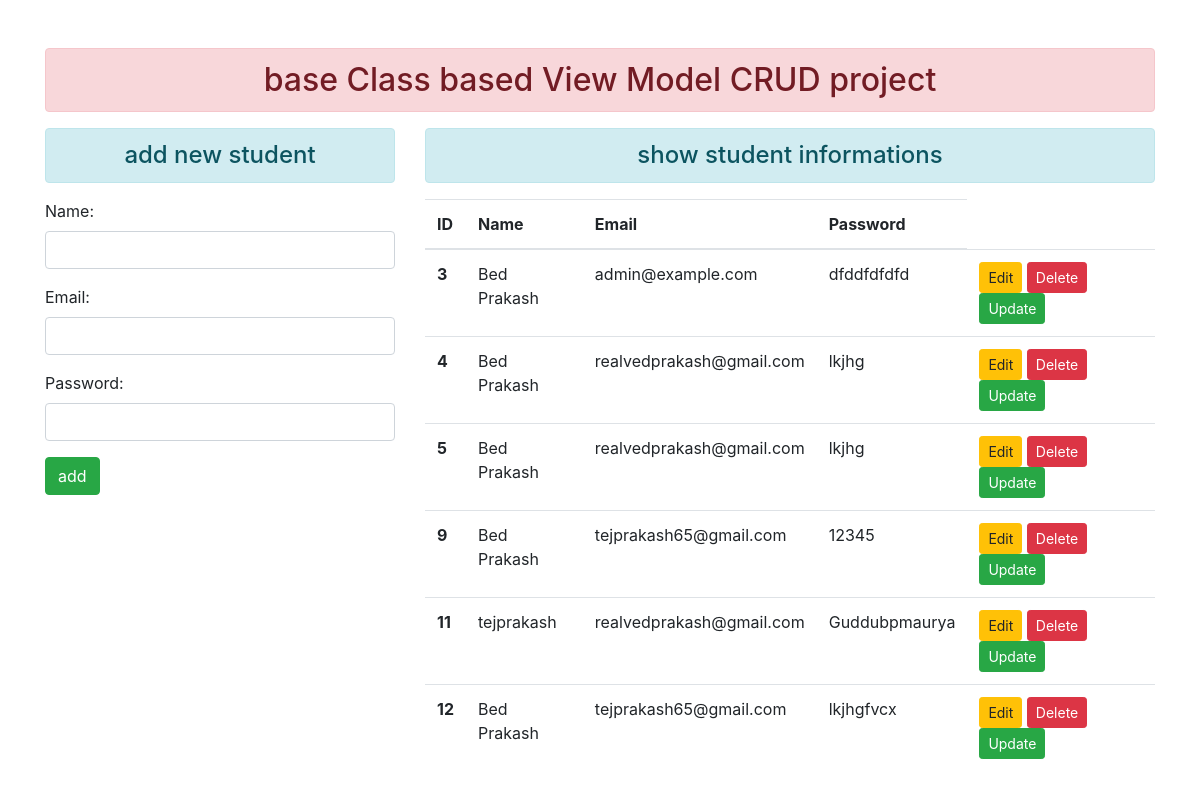
Before: / with the older database file.
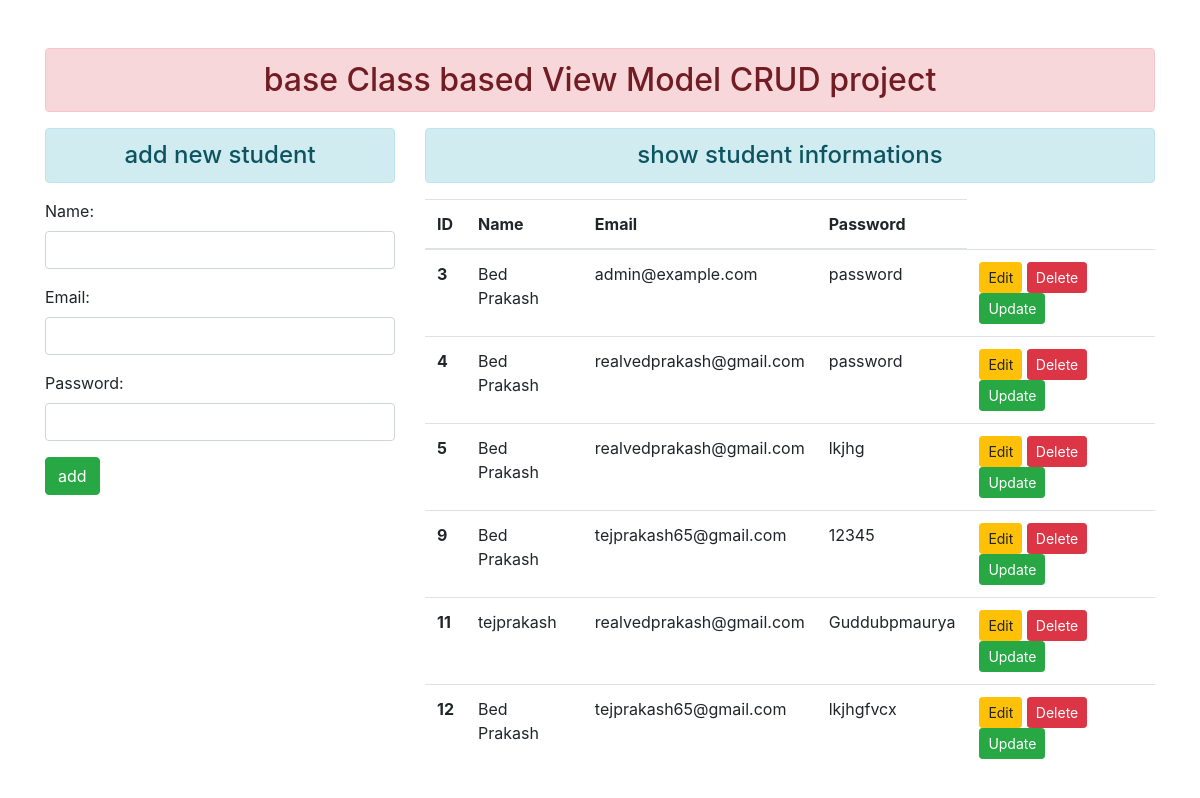
After: the same page with the newer database file.
### Crud/models.py (models this page shows)
class User(models.Model):
    name = models.CharField(max_length=45)
    email = models.EmailField( max_length=254)
    password = models.CharField(max_length=34)

### Crud/views.py (the view, shortened to what this page needs)
# urls.py: path('',views.UserAddShowView.as_view(), name='index'),
class UserAddShowView(TemplateView):
    template_name = 'crud/addandshow.html'
    def get_context_data(self, *args, **kwargs):
            context = super().get_context_data(**kwargs)
            fm = StudentRegistration()
            stud = User.objects.all()
            context = {'stud':stud,'form':fm}
            return context

### Crud/forms.py
class StudentRegistration(forms.ModelForm):
    class Meta:
        model = User
        fields = ['name','email','password']
        widgets={
            'name':forms.TextInput(attrs={'class':'form-control'}),
            'email':forms.EmailInput(attrs={'class':'form-control'}),
            'password':forms.PasswordInput(render_value=True,attrs={ 'class':'form-control'}),
        }

### Crud/templates/crud/addandshow.html (shortened to what this page needs)
{% extends 'crud/base.html' %} {% block content %}
<div class="row">
  <div class="col-sm-4">
    <h4 class="text-center alert alert-info">add new student</h4>
    <form action="" method="POST">
      {% csrf_token %} {{form.as_p}}
      <input type="submit" class="btn btn-success" value="add" />
    </form>
  </div>
  <div class="col-sm-8">
    <h4 class="text-center alert alert-info">show student informations</h4>
    {% if stud %}
    <table class="table table-hover">
      <thead>
        <tr>
          <th scope="col">ID</th>
          <th scope="col">Name</th>
          <th scope="col">Email</th>
          <th scope="col">Password</th>
        </tr>
      </thead>
      <tbody>
        {% for st in stud %}
        <tr>
          <th scope="row">{{st.id}}</th>
          <td>{{st.name}}</td>
          <td>{{st.email}}</td>
          <td>{{st.password}}</td>
          <td>
            <a href="{% url 'updatedata' st.id %}" class="btn btn-warning btn-sm">Edit</a>
            <form action="{% url 'deletedata' st.id %}" method="POST" class='d-inline' >
            <input type="submit" class="btn btn-danger btn-sm" value="Delete">
            </form>
            <a href="{% url 'updatedata' st.id %}" class="btn btn-success btn-sm">Update</a>
          </td>
        </tr>
        {% endfor %}
      </tbody>
    </table>
    {% else %}
    <h4 class="text-center alert alert-warning">No Record Found</h4>
    {% endif %}
  </div>
</div>
{% endblock content %}

### Crud/templates/crud/base.html (shortened to what this page needs)
<!DOCTYPE html>
{% load static %}
<html lang="en">
<head>
    <link rel="stylesheet" href="{% static 'crud/css/bootstrap.min.css' %} ">
</head>
<body>
   <div class="container mt-5">
   <h2 class="text-center alert alert-danger" >base Class based View Model CRUD project</h2>
   {% block content %}
   {% endblock content %}
   </div>
</body>
</html>

Changed rows visible on the page:
changed User "admin@example.com": password "dfddfdfdfd" → "password"
changed User id 4: password "lkjhg" → "password"
